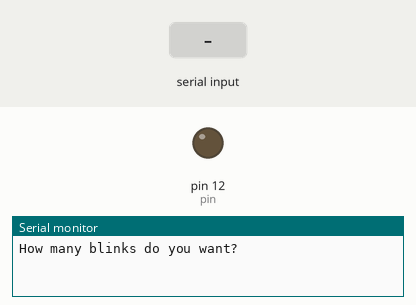
Simulated run of this sketch. Board: Arduino Uno, built with avr-gcc and run on an emulated ATmega328P. Shown: output pins drawn as LEDs (lit = HIGH), the last lines printed to the serial monitor. Dashed ring = blinking. Inputs (shaded band) come from the test bench.

Above: at 1.2 s.
1.3 s: "90,45\n" received over Serial
At 1.7 s:
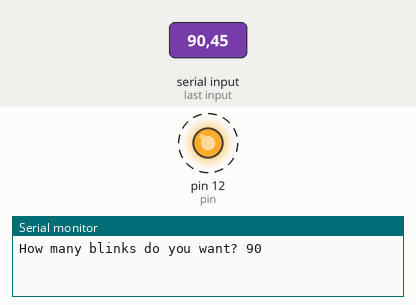
Timing chart, 0 to 10.3 s (numbered marks = the images above; inputs shaded):
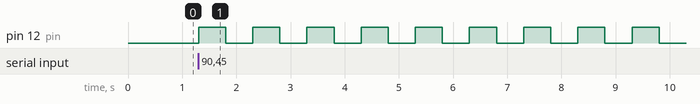

Measured:
- after the input at 1.3 s, pin 12 (pin): alternates HIGH for 0.50 s and LOW for 0.50 s, starting at once

The sketch:

18_console_input.ino
```cpp
int pin = 12;
int numBlinks;
String msg= "How many blinks do you want? ";
int j;
int blinkTime = 500;

void setup() {
  // put your setup code here, to run once:
Serial.begin(9600);
pinMode(pin, OUTPUT);
}

void loop() {
  // put your main code here, to run repeatedly:
Serial.print(msg);
while(Serial.available() == 0) { }

numBlinks = Serial.parseInt();
Serial.println(numBlinks);

for(j = 0; j < numBlinks; j++)
{
  digitalWrite(pin, HIGH);
  delay(blinkTime);
  digitalWrite(pin,LOW);
  delay(blinkTime);
}
}
```
